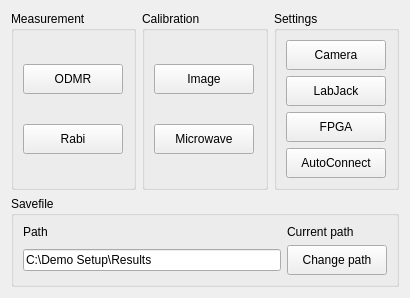
<?xml version="1.0" encoding="UTF-8"?>
<ui version="4.0">
 <class>window</class>
 <widget class="QWidget" name="window">
  <property name="geometry">
   <rect>
    <x>0</x>
    <y>0</y>
    <width>410</width>
    <height>272</height>
   </rect>
  </property>
  <property name="windowTitle">
   <string>Demo Setup</string>
  </property>
  <layout class="QHBoxLayout" name="horizontalLayout">
   <item>
    <layout class="QGridLayout" name="gridLayout">
     <item row="0" column="0">
      <widget class="QGroupBox" name="box_measurements">
       <property name="title">
        <string>Measurement</string>
       </property>
       <layout class="QVBoxLayout" name="verticalLayout">
        <item>
         <widget class="QPushButton" name="btn_odmr">
          <property name="sizePolicy">
           <sizepolicy hsizetype="Fixed" vsizetype="Fixed">
            <horstretch>0</horstretch>
            <verstretch>0</verstretch>
           </sizepolicy>
          </property>
          <property name="minimumSize">
           <size>
            <width>100</width>
            <height>30</height>
           </size>
          </property>
          <property name="text">
           <string>ODMR</string>
          </property>
         </widget>
        </item>
        <item>
         <widget class="QPushButton" name="btn_rabi">
          <property name="sizePolicy">
           <sizepolicy hsizetype="Fixed" vsizetype="Fixed">
            <horstretch>0</horstretch>
            <verstretch>0</verstretch>
           </sizepolicy>
          </property>
          <property name="minimumSize">
           <size>
            <width>100</width>
            <height>30</height>
           </size>
          </property>
          <property name="text">
           <string>Rabi</string>
          </property>
         </widget>
        </item>
       </layout>
      </widget>
     </item>
     <item row="0" column="2">
      <widget class="QGroupBox" name="box_calibration">
       <property name="title">
        <string>Settings</string>
       </property>
       <layout class="QVBoxLayout" name="verticalLayout_2">
        <item>
         <widget class="QPushButton" name="btn_cam">
          <property name="sizePolicy">
           <sizepolicy hsizetype="Fixed" vsizetype="Fixed">
            <horstretch>0</horstretch>
            <verstretch>0</verstretch>
           </sizepolicy>
          </property>
          <property name="minimumSize">
           <size>
            <width>100</width>
            <height>30</height>
           </size>
          </property>
          <property name="text">
           <string>Camera</string>
          </property>
         </widget>
        </item>
        <item>
         <widget class="QPushButton" name="btn_labjack">
          <property name="sizePolicy">
           <sizepolicy hsizetype="Fixed" vsizetype="Fixed">
            <horstretch>0</horstretch>
            <verstretch>0</verstretch>
           </sizepolicy>
          </property>
          <property name="minimumSize">
           <size>
            <width>100</width>
            <height>30</height>
           </size>
          </property>
          <property name="text">
           <string>LabJack</string>
          </property>
         </widget>
        </item>
        <item>
         <widget class="QPushButton" name="btn_fpga">
          <property name="sizePolicy">
           <sizepolicy hsizetype="Fixed" vsizetype="Fixed">
            <horstretch>0</horstretch>
            <verstretch>0</verstretch>
           </sizepolicy>
          </property>
          <property name="minimumSize">
           <size>
            <width>100</width>
            <height>30</height>
           </size>
          </property>
          <property name="text">
           <string>FPGA</string>
          </property>
         </widget>
        </item>
        <item>
         <widget class="QPushButton" name="btn_auto_connect">
          <property name="minimumSize">
           <size>
            <width>100</width>
            <height>30</height>
           </size>
          </property>
          <property name="maximumSize">
           <size>
            <width>100</width>
            <height>100</height>
           </size>
          </property>
          <property name="text">
           <string>AutoConnect</string>
          </property>
         </widget>
        </item>
       </layout>
      </widget>
     </item>
     <item row="0" column="1">
      <widget class="QGroupBox" name="box_settings">
       <property name="title">
        <string>Calibration</string>
       </property>
       <layout class="QVBoxLayout" name="verticalLayout_3">
        <item>
         <widget class="QPushButton" name="btn_image">
          <property name="sizePolicy">
           <sizepolicy hsizetype="Fixed" vsizetype="Fixed">
            <horstretch>0</horstretch>
            <verstretch>0</verstretch>
           </sizepolicy>
          </property>
          <property name="minimumSize">
           <size>
            <width>100</width>
            <height>30</height>
           </size>
          </property>
          <property name="text">
           <string>Image</string>
          </property>
         </widget>
        </item>
        <item>
         <widget class="QPushButton" name="btn_mw">
          <property name="sizePolicy">
           <sizepolicy hsizetype="Fixed" vsizetype="Fixed">
            <horstretch>0</horstretch>
            <verstretch>0</verstretch>
           </sizepolicy>
          </property>
          <property name="minimumSize">
           <size>
            <width>100</width>
            <height>30</height>
           </size>
          </property>
          <property name="text">
           <string>Microwave</string>
          </property>
         </widget>
        </item>
       </layout>
      </widget>
     </item>
     <item row="1" column="0" colspan="3">
      <widget class="QGroupBox" name="box_save">
       <property name="title">
        <string>Savefile</string>
       </property>
       <layout class="QGridLayout" name="gridLayout_2">
        <item row="1" column="1">
         <widget class="QLineEdit" name="line_path1">
          <property name="text">
           <string>C:\Demo Setup\Results</string>
          </property>
         </widget>
        </item>
        <item row="1" column="2">
         <widget class="QPushButton" name="btn_path">
          <property name="sizePolicy">
           <sizepolicy hsizetype="Fixed" vsizetype="Fixed">
            <horstretch>0</horstretch>
            <verstretch>0</verstretch>
           </sizepolicy>
          </property>
          <property name="minimumSize">
           <size>
            <width>100</width>
            <height>30</height>
           </size>
          </property>
          <property name="text">
           <string>Change path</string>
          </property>
         </widget>
        </item>
        <item row="0" column="1">
         <widget class="QLabel" name="line_path2">
          <property name="text">
           <string>Path</string>
          </property>
         </widget>
        </item>
        <item row="0" column="2">
         <widget class="QLabel" name="label_2">
          <property name="text">
           <string>Current path</string>
          </property>
         </widget>
        </item>
       </layout>
      </widget>
     </item>
    </layout>
   </item>
  </layout>
 </widget>
 <resources/>
 <connections/>
</ui>
